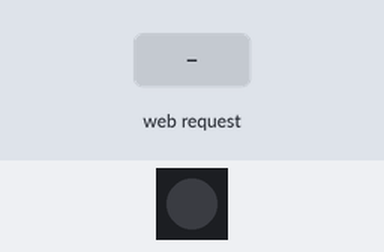
Bench run of a sketch on a simulated ESP32. On the bench: 1 RGB LEDs in strip order, left to right. The test bench sets the inputs (shaded band). Dim RGB values are drawn brighter than linear; WiFi joins after 1.5 s; servers stay silent unless stated; what the sketch prints to the serial monitor is not drawn.

Above: at 3.2 s.
3.3 s: HTTP request GET /music?treble=1 received
At 4.6 s:
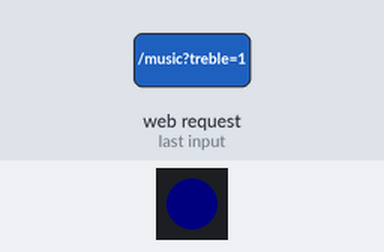
4.9 s: HTTP request GET /music?mid=1 received
At 5.8 s:
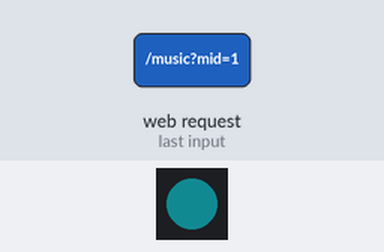
6.4 s: HTTP request GET /music?bass=1 received
At 7.7 s:
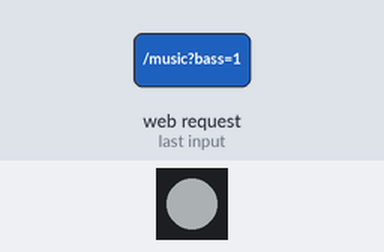
8.0 s: HTTP request GET /music?mid=0 received
At 9.5 s:
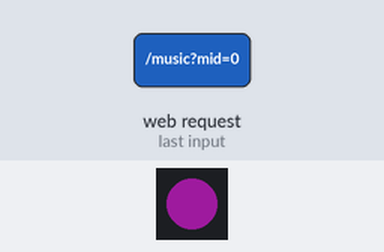
11.0 s: HTTP request GET /music?bass=0 received
At 12.0 s:
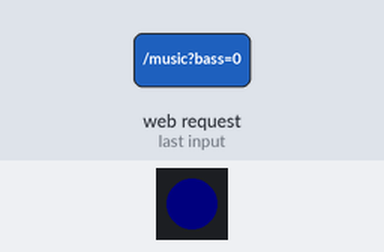
12.8 s: HTTP request GET /music?mid=120 received
At 14.0 s:
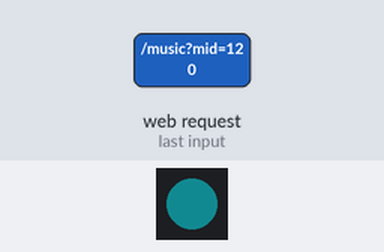
Timing chart, 0 to 15.3 s (numbered marks = the images above; inputs shaded):
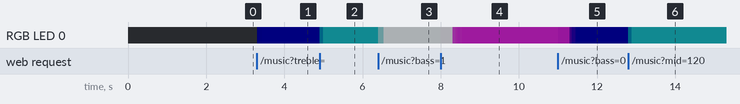

The sketch:

ESP32Music.ino
```cpp
#include <WiFi.h>
#include <WebServer.h>
#include <Adafruit_NeoPixel.h>

// ============================================================
// WIFI
// ============================================================

const char* WIFI_SSID = "Your SSID";
const char* WIFI_PASSWORD = "Your Password";

// ============================================================
// RGB LED
// ============================================================

#define LED_PIN 48
#define LED_COUNT 1

Adafruit_NeoPixel pixel(
  LED_COUNT,
  LED_PIN,
  NEO_GRB + NEO_KHZ800
);

// ============================================================
// WEB SERVER
// ============================================================

WebServer server(80);

// ============================================================
// MUSIC INPUT
// ============================================================

float bass = 0.0;
float mid = 0.0;
float treble = 0.0;

float beatPulse = 0.0;

// ============================================================
// RGB STATE
// ============================================================

float targetR = 0.0;
float targetG = 0.0;
float targetB = 0.0;

float currentR = 0.0;
float currentG = 0.0;
float currentB = 0.0;

// ============================================================
// TIMING
// ============================================================

unsigned long lastFrame = 0;

const uint16_t FRAME_TIME = 10;

// ============================================================
// LED TUNING
// ============================================================

// Maximum brightness.
// Lower = easier on the eyes.
const float MAX_BRIGHTNESS = 0.24;

// Minimum visible brightness.
const float MIN_BRIGHTNESS = 0.008;

// How sensitive the LED is to quiet music.
const float SENSITIVITY = 1.45;

// Attack = how quickly LED reacts to new music.
const float ATTACK = 0.34;

// Decay = how quickly LED fades.
const float DECAY = 0.075;

// ============================================================
// SIMPLE GAMMA CURVE
// ============================================================

float enhance(float value) {

  value = constrain(value, 0.0, 1.0);

  // Makes small signals much more visible.
  // Strong signals still remain controlled.
  return pow(value, 0.58);
}

// ============================================================
// MUSIC HTTP ENDPOINT
// ============================================================

void music() {

  if (server.hasArg("bass")) {

    bass = constrain(
      server.arg("bass").toFloat(),
      0.0,
      1.0
    );
  }

  if (server.hasArg("mid")) {

    mid = constrain(
      server.arg("mid").toFloat(),
      0.0,
      1.0
    );
  }

  if (server.hasArg("treble")) {

    treble = constrain(
      server.arg("treble").toFloat(),
      0.0,
      1.0
    );
  }

  if (server.hasArg("beat")) {

    float beat = server.arg("beat").toFloat();

    if (beat > 0.5) {
      beatPulse = 1.0;
    }
  }

  server.send(200, "text/plain", "OK");
}

// ============================================================
// CALCULATE COLOR
// ============================================================

void calculateColor() {

  // ----------------------------------------------------------
  // 1. Increase sensitivity
  // ----------------------------------------------------------

  float b = enhance(bass * SENSITIVITY);
  float m = enhance(mid * SENSITIVITY);
  float t = enhance(treble * SENSITIVITY);

  // ----------------------------------------------------------
  // 2. Frequency → color
  //
  // Bass   = red/orange
  // Mid    = green
  // Treble = blue
  // ----------------------------------------------------------

  float r = b;
  float g = m;
  float bl = t;

  // Controlled cross mixing.
  // Keeps colors richer without washing everything white.

  r += m * 0.10;
  r += t * 0.04;

  g += b * 0.06;
  g += t * 0.12;

  bl += b * 0.05;
  bl += m * 0.15;

  // ----------------------------------------------------------
  // Normalize
  // ----------------------------------------------------------

  float maximum = max(
    r,
    max(g, bl)
  );

  if (maximum > 1.0) {

    r /= maximum;
    g /= maximum;
    bl /= maximum;
  }

  // ----------------------------------------------------------
  // Overall energy
  // ----------------------------------------------------------

  float energy =
    b * 0.50 +
    m * 0.32 +
    t * 0.18;

  energy = constrain(
    energy,
    0.0,
    1.0
  );

  // ----------------------------------------------------------
  // Adaptive brightness
  // ----------------------------------------------------------

  float brightness =
    MIN_BRIGHTNESS +
    energy * energy * MAX_BRIGHTNESS;

  // Beat increases brightness,
  // but only slightly so it doesn't blind you.

  brightness += beatPulse * 0.045;

  brightness = constrain(
    brightness,
    MIN_BRIGHTNESS,
    MAX_BRIGHTNESS
  );

  // ----------------------------------------------------------
  // VERY SUBTLE BEAT COLOR LIFT
  // ----------------------------------------------------------

  float beatMix = beatPulse * 0.10;

  r += beatMix;
  g += beatMix;
  bl += beatMix;

  // Normalize again.

  maximum = max(
    r,
    max(g, bl)
  );

  if (maximum > 1.0) {

    r /= maximum;
    g /= maximum;
    bl /= maximum;
  }

  // ----------------------------------------------------------
  // Final RGB
  // ----------------------------------------------------------

  targetR = r * 255.0 * brightness;
  targetG = g * 255.0 * brightness;
  targetB = bl * 255.0 * brightness;
}

// ============================================================
// UPDATE LED
// ============================================================

void updateLED() {

  if (millis() - lastFrame < FRAME_TIME) {
    return;
  }

  lastFrame = millis();

  calculateColor();

  // ==========================================================
  // DIFFERENT ATTACK / DECAY
  // ==========================================================

  // React quickly when getting brighter.
  // Fade slowly when getting quieter.

  if (targetR > currentR) {

    currentR +=
      (targetR - currentR) * ATTACK;

  } else {

    currentR +=
      (targetR - currentR) * DECAY;
  }

  if (targetG > currentG) {

    currentG +=
      (targetG - currentG) * ATTACK;

  } else {

    currentG +=
      (targetG - currentG) * DECAY;
  }

  if (targetB > currentB) {

    currentB +=
      (targetB - currentB) * ATTACK;

  } else {

    currentB +=
      (targetB - currentB) * DECAY;
  }

  // ==========================================================
  // SEND RGB
  // ==========================================================

  pixel.setPixelColor(
    0,
    pixel.Color(
      constrain((int)currentR, 0, 255),
      constrain((int)currentG, 0, 255),
      constrain((int)currentB, 0, 255)
    )
  );

  pixel.show();

  // ==========================================================
  // BEAT DECAY
  // ==========================================================

  beatPulse *= 0.84;

  if (beatPulse < 0.005) {
    beatPulse = 0.0;
  }
}

// ============================================================
// SETUP
// ============================================================

void setup() {

  Serial.begin(115200);

  delay(500);

  // ----------------------------------------------------------
  // LED
  // ----------------------------------------------------------

  pixel.begin();
  pixel.clear();
  pixel.show();

  Serial.println();
  Serial.println("==============================");
  Serial.println("ESP32 MUSIC RGB");
  Serial.println("Reactive LED v2");
  Serial.println("==============================");

  // ----------------------------------------------------------
  // WIFI
  // ----------------------------------------------------------

  WiFi.mode(WIFI_STA);

  // Disable WiFi sleep for lower latency.

  WiFi.setSleep(false);

  Serial.print("Connecting to Wi-Fi");

  WiFi.begin(
    WIFI_SSID,
    WIFI_PASSWORD
  );

  int attempts = 0;

  while (
    WiFi.status() != WL_CONNECTED &&
    attempts < 60
  ) {

    delay(500);

    Serial.print(".");

    attempts++;
  }

  Serial.println();

  // ----------------------------------------------------------
  // WIFI RESULT
  // ----------------------------------------------------------

  if (WiFi.status() == WL_CONNECTED) {

    Serial.println("Wi-Fi connected!");

    Serial.print("SSID: ");
    Serial.println(WIFI_SSID);

    Serial.print("ESP32 IP: ");
    Serial.println(WiFi.localIP());

    Serial.print("Signal: ");
    Serial.print(WiFi.RSSI());
    Serial.println(" dBm");

  } else {

    Serial.println("Wi-Fi connection FAILED.");

    // Error indication.
    pixel.setPixelColor(
      0,
      pixel.Color(80, 0, 0)
    );

    pixel.show();
  }

  // ----------------------------------------------------------
  // HTTP SERVER
  // ----------------------------------------------------------

  server.on(
    "/music",
    HTTP_GET,
    music
  );

  server.begin();

  Serial.println("HTTP server started");

  Serial.println("==============================");
}

// ============================================================
// LOOP
// ============================================================

void loop() {

  server.handleClient();

  updateLED();
}
```

Measured:
- after the input at 3.3 s, RGB LED 0: off → RGB(0, 0, 1) at once, → RGB(0, 0, 3) 0.03 s later, → RGB(0, 0, 4) 0.09 s later
- after the input at 4.9 s, RGB LED 0: RGB(0, 0, 4) → RGB(0, 6, 8) at once, → RGB(2, 16, 17) 0.08 s later
- after the input at 6.4 s, RGB LED 0: RGB(2, 16, 17) → RGB(21, 31, 32) at once, → RGB(58, 60, 61) 0.14 s later
- after the input at 11.0 s, RGB LED 0: RGB(30, 5, 30) → RGB(27, 4, 28) at once, → RGB(3, 0, 6) 0.30 s later, → RGB(1, 0, 5) 0.05 s later, → RGB(0, 0, 4) 0.10 s later
- after the input at 12.8 s, RGB LED 0: RGB(0, 0, 4) → RGB(0, 6, 8) at once, → RGB(2, 16, 17) 0.08 s later
